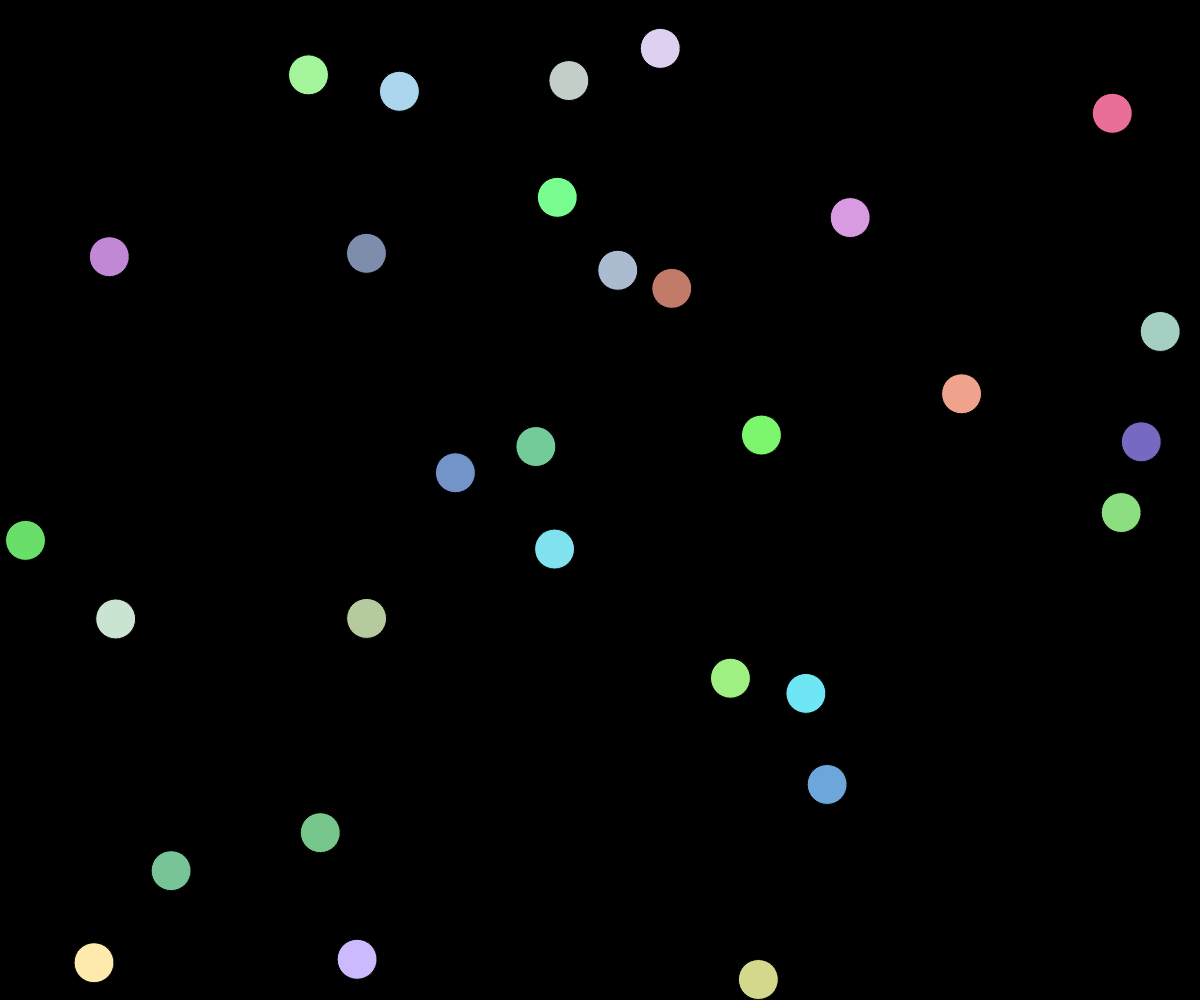
Frame 1 (no input)
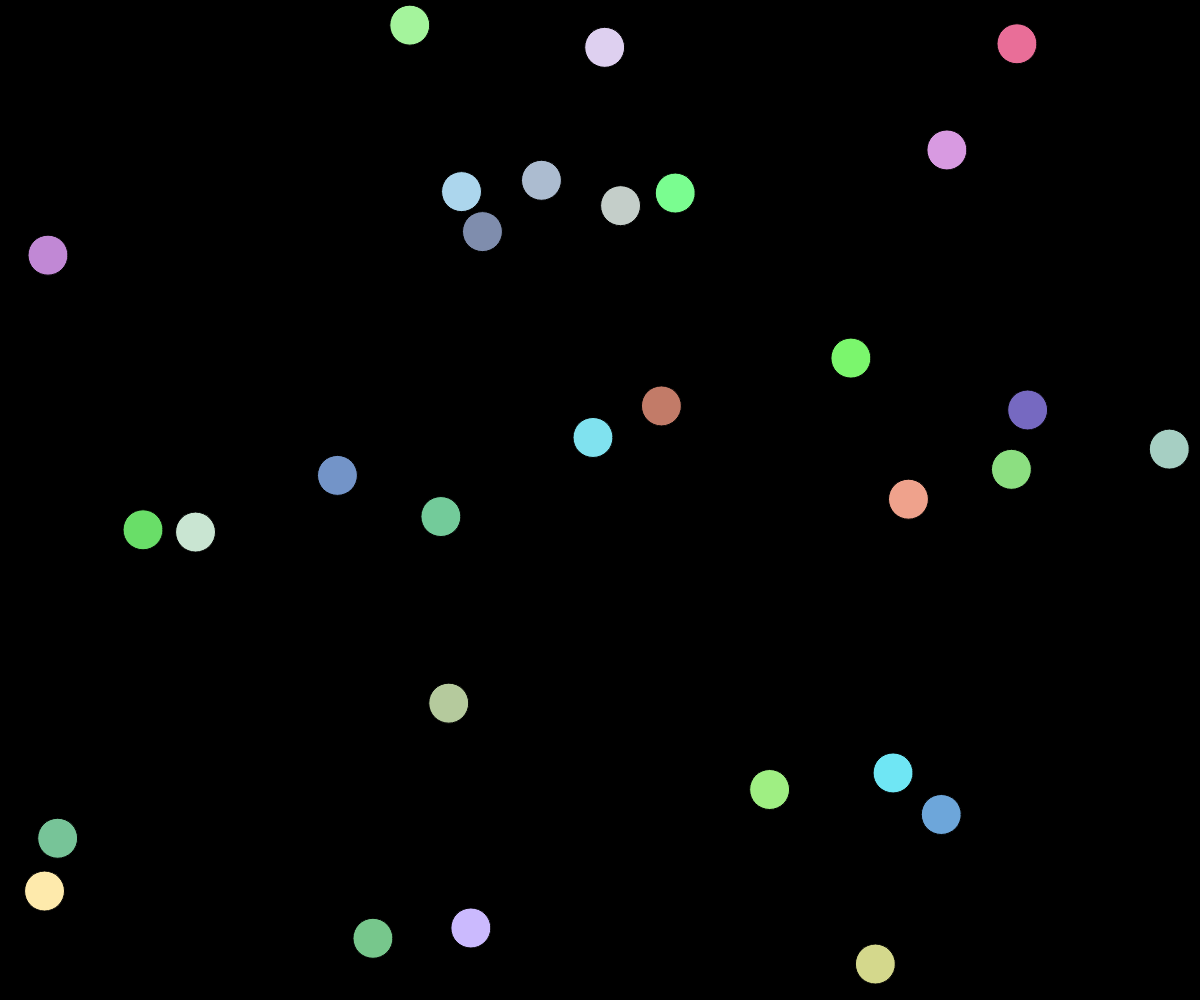
Frame 60 (no input)
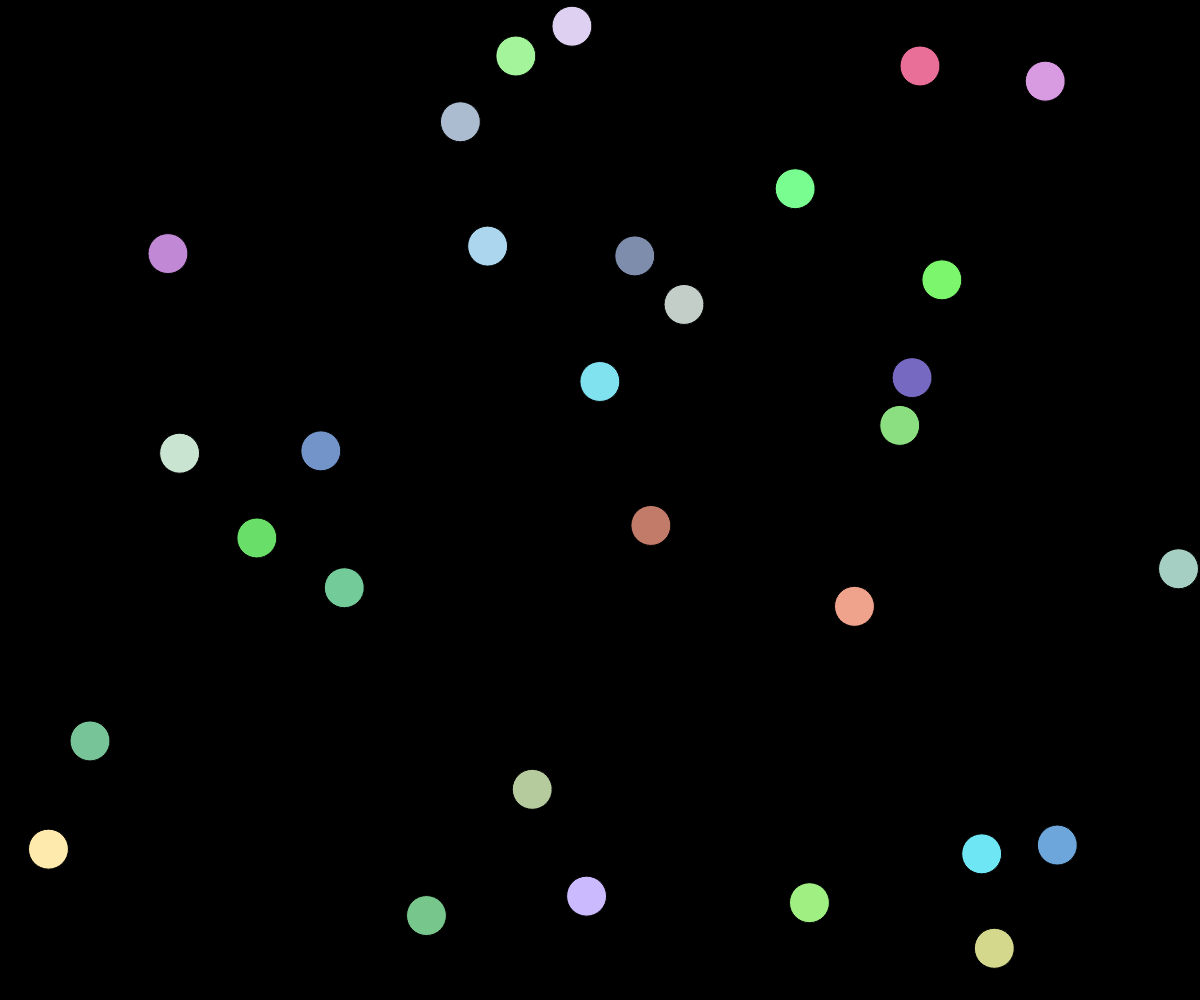
Frame 120 (the mouse pressed at the canvas centre since frame 60)

The p5.js sketch that drew these frames (run headless with seeded random() and noise() and a simulated clock; from frame 60 on, the mouse is pressed at the canvas centre):

// p5.js sketch
// ── sketch.js
var balls = [];
var count = 30;

function setup() {
    createCanvas(windowWidth,windowHeight);
    for (var i = 0; i < count; i++) {
        balls[i] = new Ball();
    }
}


function draw() {
    //noLoop();
    //frameRate(1);
    background(0);
    for (var i = 0; i < count; i++) {
        balls[i].update();
        balls[i].collide();
        balls[i].show();
    }
}
// ── ball.js
function Ball() {
    this.r = 20;
    this.pos = createVector(random(this.r, width - this.r),
                            random(this.r, height - this.r));
    this.vel = p5.Vector.random2D().mult(2);
    this.c = color(random(100,255), random(100,255), random(100,255));
    
    this.update = function() {
        this.pos.add(this.vel);
        this.checkEdges();
    }
    
    this.collide = function() {
        for (var i = 0; i < count; i++) {
            if(balls[i] !== this) {
                var d = balls[i].pos.dist(this.pos);
                if(d <= (balls[i].r + this.r)) {
                    
                    //I think repositioning the balls to ensure they are not within each others r is a good idea
                    var chgDist = (balls[i].r + this.r) - d;
                    this.pos.add(p5.Vector.mult(this.vel, -1).mult(chgDist));
                    balls[i].pos.add(p5.Vector.mult(balls[i].vel, -1).mult(chgDist));
                    
                    var reflection = p5.Vector.sub(this.pos, balls[i].pos);
                    reflection = reflection.normalize();
                    
                    var dotA = p5.Vector.dot(this.vel, reflection);
                    var dotB = p5.Vector.dot(balls[i].vel, reflection);
                    
                    this.vel.add(p5.Vector.mult(reflection, (dotB - dotA)));
                    balls[i].vel.add(p5.Vector.mult(reflection, (dotA - dotB)));
                }
            }
        }
    }
    
    this.checkEdges = function() {
        if(this.pos.x <= 0 + this.r) {
            this.vel.x *= -1;
            this.pos.x = this.r;
        }
        if (this.pos.x >= width - this.r) {
            this.vel.x *= -1;
            this.pos.x = width - this.r;
        }
        if (this.pos.y <= 0 + this.r) {
            this.vel.y *= -1;
            this.pos.y = this.r;
        }
        if (this.pos.y >= height - this.r) {
            this.vel.y *= -1;
            this.pos.y = height - this.r;
        }
    }
    
    this.show = function() {
        fill(this.c);
        ellipse(this.pos.x, this.pos.y, this.r * 2, this.r * 2);
    }
}
